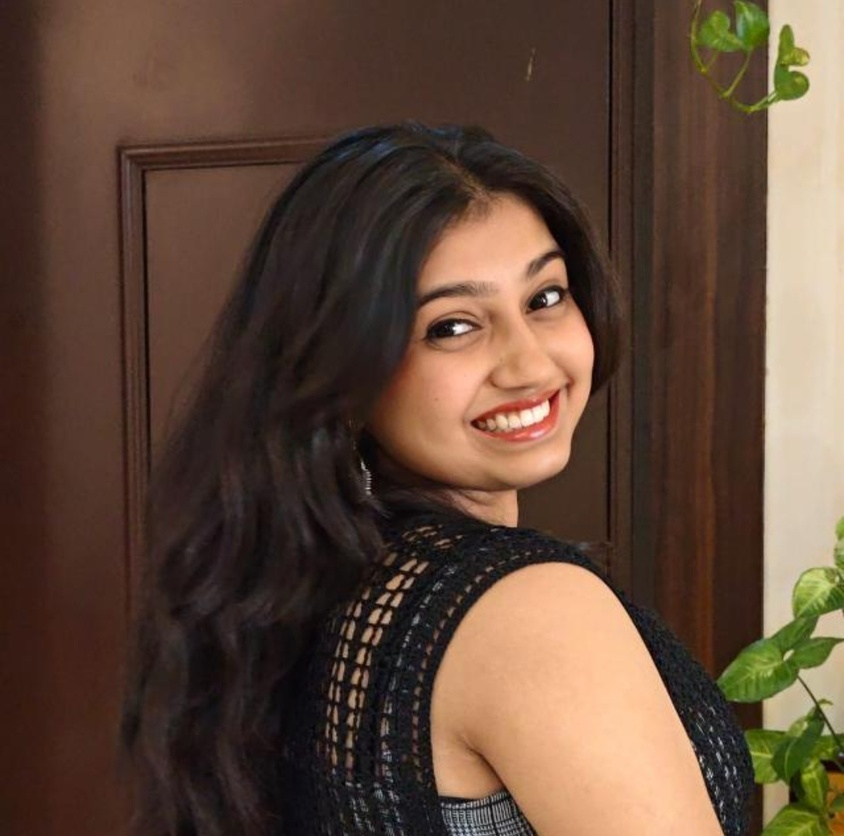
#> input picture data/test_samples/user_photo_downloads.jpeg, 844 x 836 px, shrunk from 1080 x 1071 before the run
$ python -i damage_detection.py   (imports and definitions only)
#> lines starting #> are read from the running program, lines starting #| are printed output that depends on the picture; after the words box and inside, x2 and y2 are one past the last pixel; in counts of white or black regions, pixels touching at a corner belong together
#> further down, picture is the input picture: PIL image 844x836 RGB; mean R, G, B 96, 72.9, 57.9
"""
Automatic photographic damage and scratch detection module for PhotoRestore AI.
Generates binary defect masks identifying scratches, cracks, tears, dust specks,
and physical paper abrasions for neural inpainting while strictly protecting
facial features (eyes, nose, mouth) from being falsely masked or erased.
"""

from typing import Tuple, Optional, List, Sequence, Union
import numpy as np
from PIL import Image
import cv2


def detect_damage_mask(
    image: Image.Image,
    sensitivity: float = 0.5,
    min_scratch_area: int = 4,
    dilate_radius: int = 2,
    protect_faces: bool = True,
    face_boxes: Optional[Sequence[Union[Sequence[float], np.ndarray]]] = None,
) -> Image.Image:
    """
    Detects physical damage (scratches, cracks, dust specks, stains, tears) in old photographs.

    Uses multi-scale morphological top-hat and black-hat operators, multi-directional
    linear kernel filtering, and localized contrast anomaly analysis.

    Parameters:
      image: Input PIL Image
      sensitivity: Sensitivity factor in [0.1, 1.0]. Default 0.5 balances detecting fine
                   cracks while rejecting photographic grain.
      min_scratch_area: Minimum connected pixel count to qualify as damage.
      dilate_radius: Dilation radius to ensure mask covers boundary penumbra of scratches.
      protect_faces: Whether to avoid masking primary facial regions.
      face_boxes: Optional sequence of face bounding boxes [x1, y1, x2, y2] to strictly
                  protect from inpainting.

    Returns:
      Binary damage mask as PIL Image in mode 'L' (255 = damage, 0 = intact photo).
    """
#> called with sensitivity = 0.5, min_scratch_area = 4, dilate_radius = 2, protect_faces = True
    rgb_arr = np.array(image.convert("RGB"))
    gray = cv2.cvtColor(rgb_arr, cv2.COLOR_RGB2GRAY)
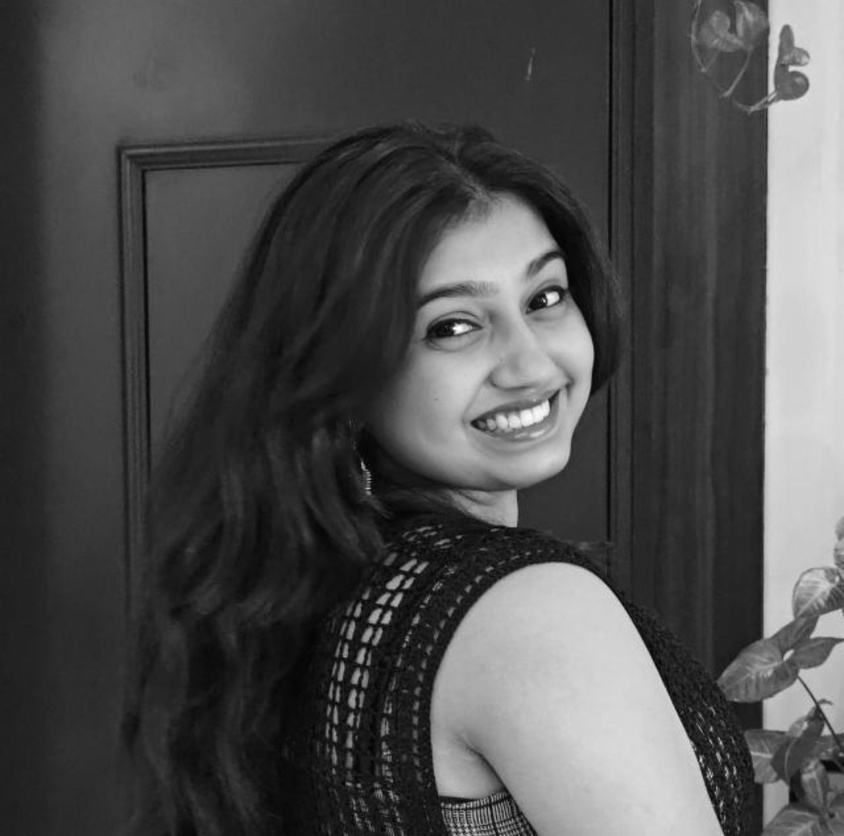
#> gray: shape (836, 844); min 2, max 253, mean 78.1
    h, w = gray.shape
#> h = 836; w = 844

    # 1. Multi-scale Top-Hat (bright scratches, cracks, white flaking)
    kernel_small = cv2.getStructuringElement(cv2.MORPH_RECT, (3, 3))
    kernel_medium = cv2.getStructuringElement(cv2.MORPH_RECT, (5, 5))
    kernel_cross = cv2.getStructuringElement(cv2.MORPH_CROSS, (5, 5))

    tophat_small = cv2.morphologyEx(gray, cv2.MORPH_TOPHAT, kernel_small)
    tophat_med = cv2.morphologyEx(gray, cv2.MORPH_TOPHAT, kernel_medium)
    tophat_cross = cv2.morphologyEx(gray, cv2.MORPH_TOPHAT, kernel_cross)

    # 2. Multi-scale Black-Hat (dark cracks, dirt, creases, stains)
    blackhat_small = cv2.morphologyEx(gray, cv2.MORPH_BLACKHAT, kernel_small)
    blackhat_med = cv2.morphologyEx(gray, cv2.MORPH_BLACKHAT, kernel_medium)
    blackhat_cross = cv2.morphologyEx(gray, cv2.MORPH_BLACKHAT, kernel_cross)

    # 3. Multi-directional linear kernels to capture elongated scratches
    line_h = cv2.getStructuringElement(cv2.MORPH_RECT, (9, 1))
    line_v = cv2.getStructuringElement(cv2.MORPH_RECT, (1, 9))
    tophat_line_h = cv2.morphologyEx(gray, cv2.MORPH_TOPHAT, line_h)
    tophat_line_v = cv2.morphologyEx(gray, cv2.MORPH_TOPHAT, line_v)
    blackhat_line_h = cv2.morphologyEx(gray, cv2.MORPH_BLACKHAT, line_h)
    blackhat_line_v = cv2.morphologyEx(gray, cv2.MORPH_BLACKHAT, line_v)

    # 4. Combine morphological responses
    bright_defects = np.maximum.reduce([tophat_small, tophat_med, tophat_cross, tophat_line_h, tophat_line_v])
    dark_defects = np.maximum.reduce([blackhat_small, blackhat_med, blackhat_cross, blackhat_line_h, blackhat_line_v])

    combined_response = np.maximum(bright_defects, dark_defects).astype(np.float32)
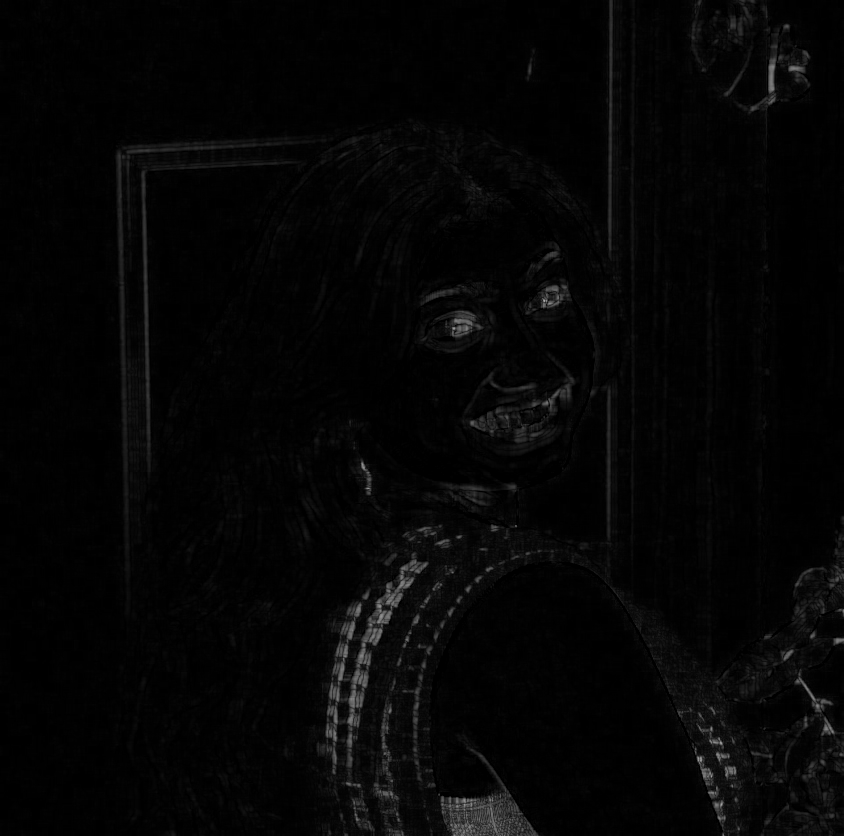
#> combined_response: shape (836, 844) float32; min 0, max 172, mean 5

    # 5. Local variance contrast normalization to reduce false positives in high-texture areas
    blurred = cv2.GaussianBlur(gray, (9, 9), 2.0)
    high_freq_contrast = np.abs(gray.astype(np.float32) - blurred.astype(np.float32))

    # Weight response by high-frequency deviation
    defect_signal = (combined_response * 0.7) + (high_freq_contrast * 0.3)

    # 6. Adaptive Thresholding based on image statistics and sensitivity
    mean_val = np.mean(defect_signal)
#> mean_val = 4.24
    std_val = np.std(defect_signal)
#> std_val = 8.78
    thresh_multiplier = 3.5 - (sensitivity * 2.2)
    thresh_val = mean_val + thresh_multiplier * std_val
#> thresh_val = 25.31
    thresh_val = max(18.0, thresh_val)

    binary_mask = (defect_signal > thresh_val).astype(np.uint8) * 255
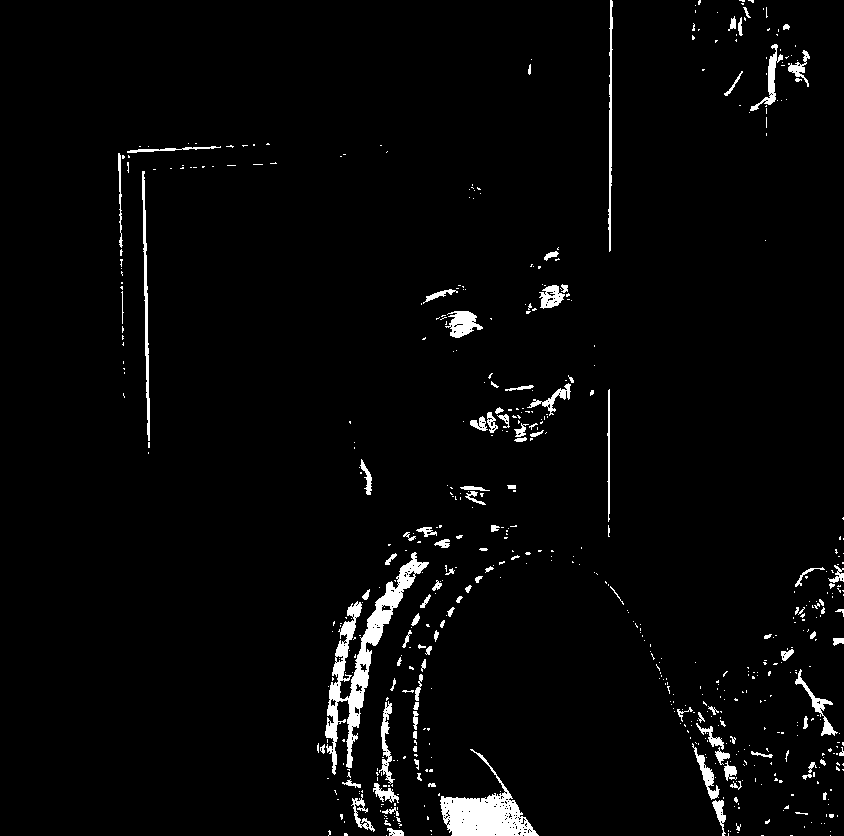
#> binary_mask: shape (836, 844); 2.9% white; 594 white regions (483 under 20 px), largest, box (x1, y1, x2, y2) and area: (325, 552, 429, 775) 4391, (440, 749, 539, 836) 3156, (142, 171, 150, 441) 801

    # 7. Filter out isolated single-pixel noise
    num_labels, labels, stats, _ = cv2.connectedComponentsWithStats(binary_mask, connectivity=8)
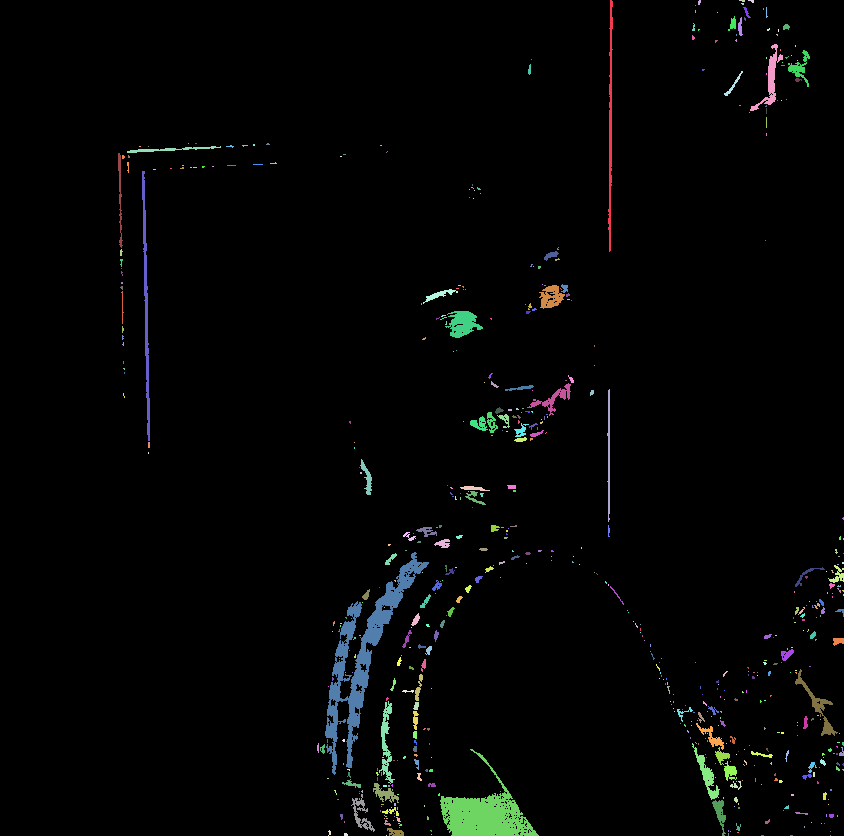
#> labels: shape (836, 844) int32; 595 distinct labels, from 0 to 594; one colour per label, 0 black
#> num_labels = 595; stats = 595 rows, first 6: [0, 0, 844, 836, 685186], [608, 0, 5, 252, 630], [698, 0, 3, 5, 12], [739, 0, 6, 2, 9], [748, 0, 6, 3, 11], [741, 3, 3, 2, 5]
    filtered_mask = np.zeros_like(binary_mask)
    for i in range(1, num_labels):
        area = stats[i, cv2.CC_STAT_AREA]
        if area >= min_scratch_area:
            filtered_mask[labels == i] = 255
#> this loop made 594 passes
#> area on passes 1, 7, 12: 630, 31, 63

    # 8. Dilate defect mask slightly to encompass boundary penumbra of cracks
    if dilate_radius > 0:
        kernel_dilate = cv2.getStructuringElement(
            cv2.MORPH_ELLIPSE, (dilate_radius * 2 + 1, dilate_radius * 2 + 1)
        )
        filtered_mask = cv2.dilate(filtered_mask, kernel_dilate, iterations=1)
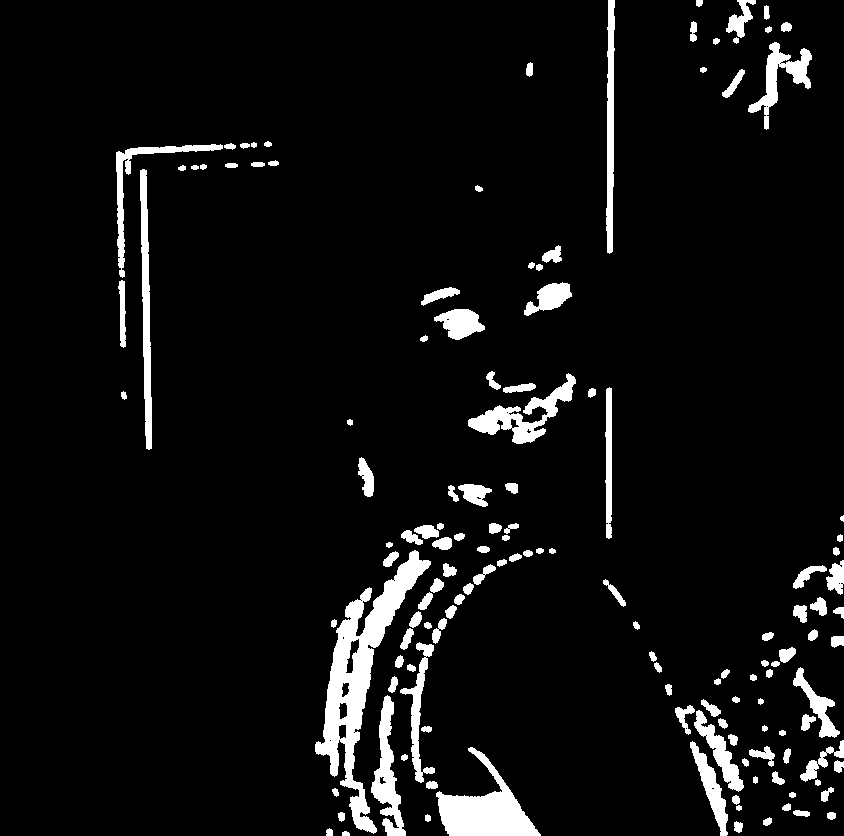
#> filtered_mask: shape (836, 844); 6.1% white; 140 white regions, largest, box (x1, y1, x2, y2) and area: (315, 550, 431, 834) 8084, (436, 747, 541, 836) 3958, (468, 373, 576, 444) 2298

    # 9. Face Protection: strictly zero out all facial regions so inpainting NEVER erases facial features
    if protect_faces:
        active_boxes = []
        if face_boxes is not None and len(face_boxes) > 0:
            active_boxes = [box[:4] for box in face_boxes]
        else:
            # Fallback face detection via OpenCV Haar cascade if no boxes were passed
            try:
                cascade_path = cv2.data.haarcascades + "haarcascade_frontalface_default.xml"
                face_cascade = cv2.CascadeClassifier(cascade_path)
                detected = face_cascade.detectMultiScale(gray, scaleFactor=1.1, minNeighbors=4, minSize=(30, 30))
#> detected = [[381, 216, 259, 259]]
                active_boxes = [(x, y, x + fw, y + fh) for (x, y, fw, fh) in detected]
#> active_boxes = [(381, 216, 640, 475)]
            except Exception:
                active_boxes = []

        for box in active_boxes:
            x1, y1, x2, y2 = box[:4]
            # Safety margin of 10%
            pad_x = int((x2 - x1) * 0.1)
            pad_y = int((y2 - y1) * 0.1)
            bx1 = max(0, int(x1 - pad_x))
            by1 = max(0, int(y1 - pad_y))
            bx2 = min(w, int(x2 + pad_x))
            by2 = min(h, int(y2 + pad_y))
            filtered_mask[by1:by2, bx1:bx2] = 0
#> this loop made 1 pass
#> (x1, y1, x2, y2, pad_x, pad_y, bx1, by1) on pass 1: (381, 216, 640, 475, 25, 25, 356, 191)
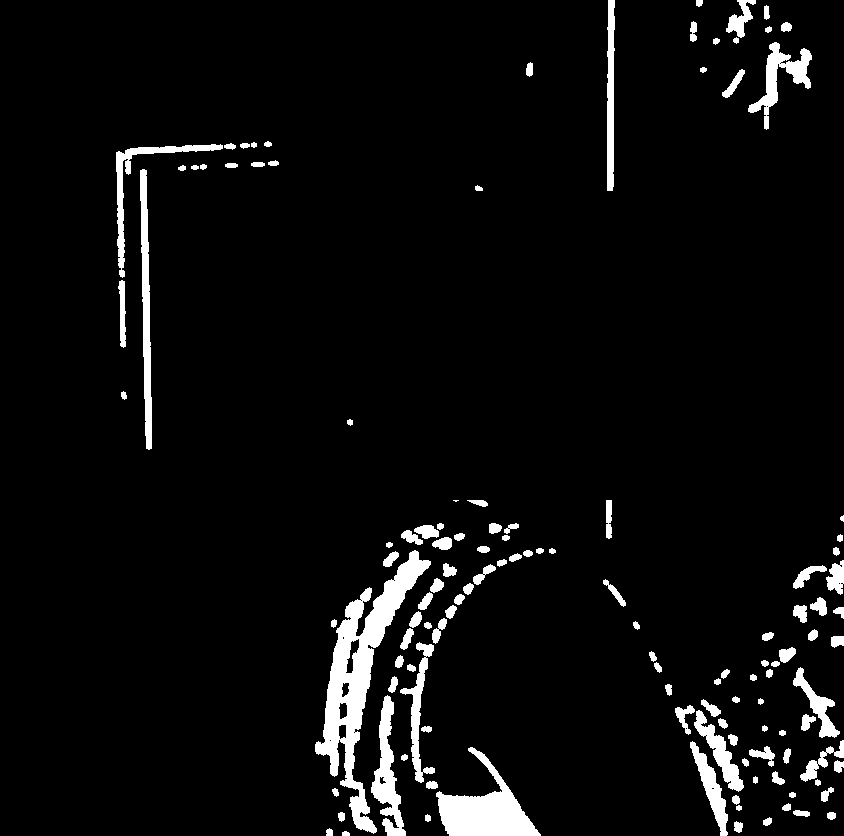
#> filtered_mask: shape (836, 844); 5.1% white; 127 white regions (1 under 20 px), largest, box (x1, y1, x2, y2) and area: (315, 550, 431, 834) 8084, (436, 747, 541, 836) 3958, (371, 695, 406, 836) 2017

    return Image.fromarray(filtered_mask, mode="L")

>>> from PIL import Image
>>> picture = Image.open('../data/test_samples/user_photo_downloads.jpeg')
>>> result = detect_damage_mask(picture)

$ run again, on data/test_samples/a.png
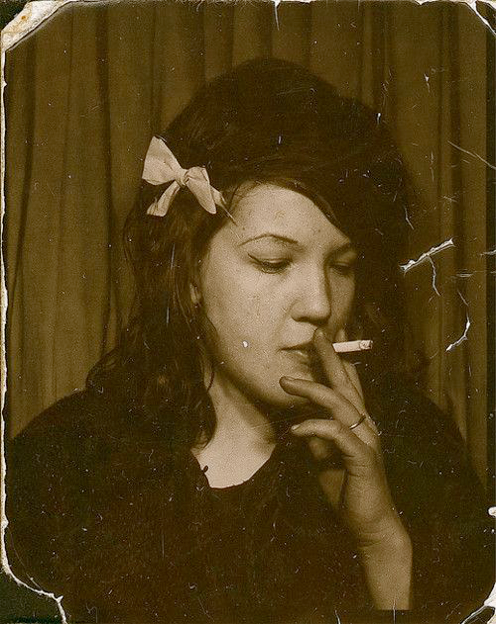
#> input picture data/test_samples/a.png, 496 x 624 px
#> picture is the input picture: PIL image 496x624 RGBA; mean R, G, B, A 80.8, 61.7, 22.6, 255
#> in detect_damage_mask, `blurred = cv2.GaussianBlur(gray, (9, 9), 2.0)`:
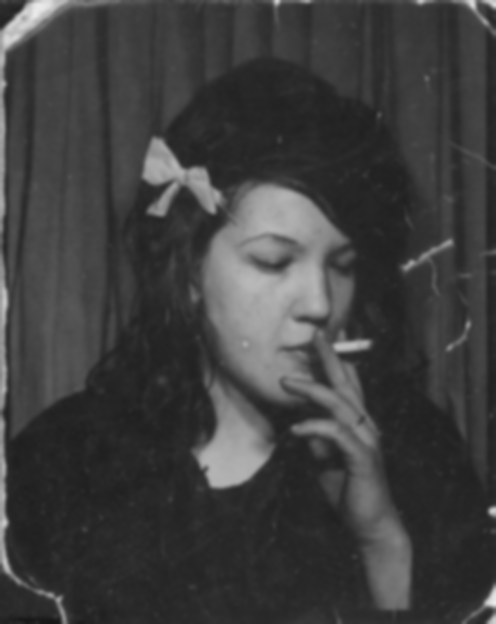
#> blurred: shape (624, 496); min 23, max 235, mean 63
#> mean_val = 13.04
#> std_val = 15.75
#> thresh_val = 50.85
#> binary_mask: shape (624, 496); 2.5% white; 643 white regions (605 under 20 px), largest, box (x1, y1, x2, y2) and area: (0, 0, 103, 624) 3934, (449, 0, 496, 35) 300, (400, 238, 454, 273) 284
#> labels: shape (624, 496) int32; 644 distinct labels, from 0 to 643
#> num_labels = 644; stats = 644 rows, first 6: [0, 0, 496, 624, 301652], [0, 0, 7, 3, 14], [8, 0, 1, 1, 1], [10, 0, 2, 2, 3], [13, 0, 1, 2, 2], [15, 0, 9, 2, 11]
#> the loop in detect_damage_mask, `for i in range(1, num_labels):` made 643 passes
#> area on passes 6, 7, 23: 56, 3934, 27
#> detected = [[206, 188, 185, 185]]
#> active_boxes = [(206, 188, 391, 373)]
#> the loop in detect_damage_mask, `for box in active_boxes:` made 1 pass
#> (x1, y1, x2, y2, pad_x, pad_y, bx1, by1) on pass 1: (206, 188, 391, 373, 18, 18, 188, 170)
#> after the loop in detect_damage_mask, `for box in active_boxes:`:
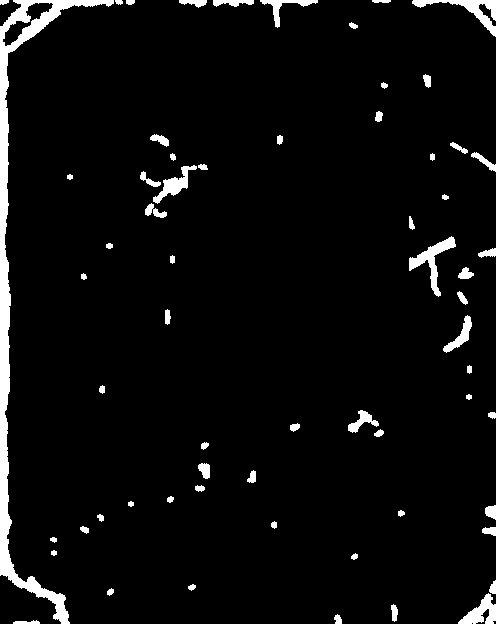
#> filtered_mask: shape (624, 496); 4.6% white; 64 white regions, largest, box (x1, y1, x2, y2) and area: (0, 0, 114, 624) 6902, (412, 0, 496, 37) 793, (409, 236, 456, 297) 761
